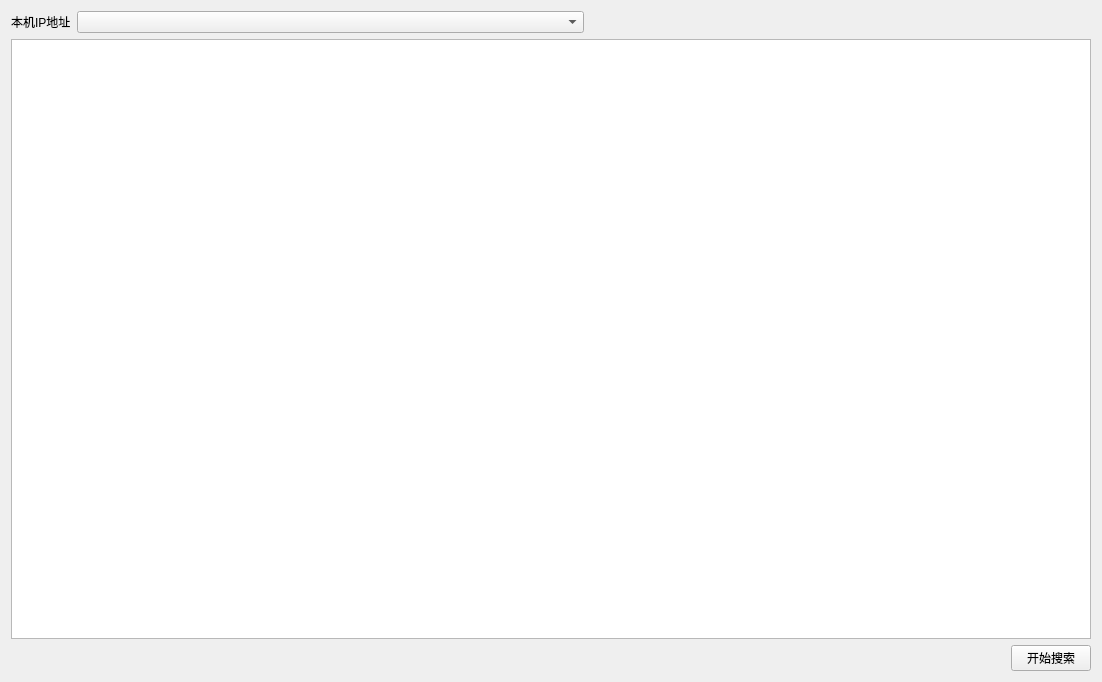
<?xml version="1.0" encoding="UTF-8"?>
<ui version="4.0">
 <class>WidgetLocalDevice</class>
 <widget class="QWidget" name="WidgetLocalDevice">
  <property name="geometry">
   <rect>
    <x>0</x>
    <y>0</y>
    <width>1102</width>
    <height>682</height>
   </rect>
  </property>
  <property name="windowTitle">
   <string>Form</string>
  </property>
  <layout class="QVBoxLayout" name="verticalLayout">
   <item>
    <layout class="QHBoxLayout" name="horizontalLayout">
     <item>
      <widget class="QLabel" name="label">
       <property name="text">
        <string>本机IP地址</string>
       </property>
      </widget>
     </item>
     <item>
      <widget class="QComboBox" name="comboBox">
       <property name="sizePolicy">
        <sizepolicy hsizetype="MinimumExpanding" vsizetype="Fixed">
         <horstretch>0</horstretch>
         <verstretch>0</verstretch>
        </sizepolicy>
       </property>
      </widget>
     </item>
     <item>
      <spacer name="horizontalSpacer">
       <property name="orientation">
        <enum>Qt::Horizontal</enum>
       </property>
       <property name="sizeType">
        <enum>QSizePolicy::Expanding</enum>
       </property>
       <property name="sizeHint" stdset="0">
        <size>
         <width>40</width>
         <height>20</height>
        </size>
       </property>
      </spacer>
     </item>
    </layout>
   </item>
   <item>
    <widget class="QListWidget" name="listWidget"/>
   </item>
   <item>
    <layout class="QHBoxLayout" name="horizontalLayout_2">
     <item>
      <spacer name="horizontalSpacer_2">
       <property name="orientation">
        <enum>Qt::Horizontal</enum>
       </property>
       <property name="sizeHint" stdset="0">
        <size>
         <width>40</width>
         <height>20</height>
        </size>
       </property>
      </spacer>
     </item>
     <item>
      <widget class="QPushButton" name="searchBtn">
       <property name="text">
        <string>开始搜索</string>
       </property>
      </widget>
     </item>
    </layout>
   </item>
  </layout>
 </widget>
 <resources/>
 <connections/>
</ui>
